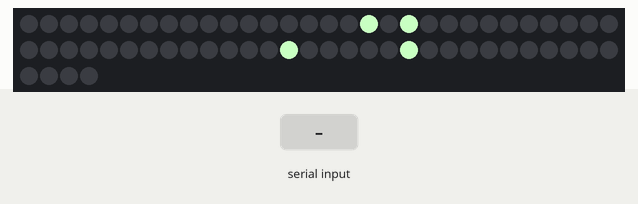
This sketch was run on a simulated Arduino Uno, built with avr-gcc and run on an emulated ATmega328P. Parts: 64 RGB LEDs in strip order, left to right, continuing on the next row. The inputs (shaded band) are chosen by the test bench. Random numbers use the default seed unless the sketch sets one; what the sketch prints to the serial monitor is not drawn.

Above: at 2.5 s.
2.6 s: "trapezium" received over Serial
22.2 s: "square" received over Serial
41.6 s: "rectangle" received over Serial
Timing chart, 0 to 44.6 s (numbered marks = the images above; inputs shaded):
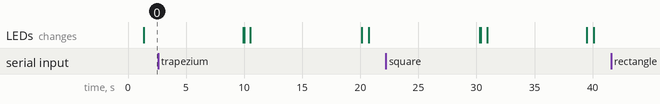

The sketch:

QuadProjNeoPixel.ino
```cpp
#include <Adafruit_NeoPixel.h>
#ifdef __AVR__
  #include <avr/power.h>
#endif

// Which pin on the Arduino is connected to the NeoPixels?
#define PIN            7

// How many NeoPixels are attached to the Arduino?
#define NUMPIXELS      64

Adafruit_NeoPixel pixels = Adafruit_NeoPixel(NUMPIXELS, PIN, NEO_GRB + NEO_KHZ800);

int delayVal = 500; // delay for half a second
int randNum;
String randQuad;
String userResponse;
String quads[] = {"trapezium", "square", "rectangle", "parallelogram", "rhombus", "trapezoid", "iso trapezoid", "kite", "not quad"}; //total size = 8( + 1 for not quad)

void setup() {

  pixels.begin(); // This initializes the NeoPixel library.
  reset();
  delay(1000);
  Serial.begin(9600);
  while (! Serial);
  Serial.println("Here are some instructions: type what shape ");
  Serial.println("Here are the options:");
  for(int i = 0; i < 9; i++){
    Serial.print(i);
    Serial.print(": ");
    Serial.println(quads[i]);
  }
  Serial.println("    ");

  //Sets a seed for randomness - gets a value from an empty analogue pin
  randomSeed(analogRead(A0));

}


void loop() {
  randNum = random(0, 9);
  //Serial.println(randNum);
  randQuad = quads[randNum];
  makeQuad(randQuad);
  //Serial.println(randQuad);

  Serial.println("What shape is this? You have 8 seconds.");
  delay(8000);

  if (Serial.available() > 0) {

    userResponse = "";
    userResponse = Serial.readString();
    userResponse.toLowerCase();
    Serial.println(userResponse);
    if(userResponse == randQuad){
      Serial.println("You're right!\n");
    }else{
      Serial.print("You're wrong! The quad is: ");
      Serial.println(randQuad);
      Serial.println("  ");
    }

  }else{
    Serial.println("You didn't write anything, silly!\n");
  }

  delay(delayVal);
  reset();
  delay(delayVal);


  /*
  for(int i=0;i<NUMPIXELS;i++){

    // pixels.Color takes RGB values, from 0,0,0 up to 255,255,255
    pixels.setPixelColor(i, pixels.Color(0,150,0)); // Moderately bright green color.
    pixels.show(); // This sends the updated pixel color to the hardware.
    delay(delayval); // Delay for a period of time (in milliseconds).

  }
  */
}
void turnOnFourLEDs(int a,int b,int c,int d){
  //Serial.println("These lights are on" + a + " " + b + " " + c + " " + d);
  int randRed = random(0, 255);
  int randGreen = random(0, 255);
  int randBlue = random(0, 255);

  pixels.setPixelColor(a, pixels.Color(randRed,randGreen,randBlue));
  pixels.show();
  pixels.setPixelColor(b, pixels.Color(randRed,randGreen,randBlue));
  pixels.show();
  pixels.setPixelColor(c, pixels.Color(randRed,randGreen,randBlue));
  pixels.show();
  pixels.setPixelColor(d, pixels.Color(randRed,randGreen,randBlue));
  pixels.show();
}

void makeQuad(String typeOfQuad){

  if(typeOfQuad == "trapezium"){
    turnOnFourLEDs(13, 24, 29, 50);
  }

  else if(typeOfQuad == "square"){
    turnOnFourLEDs(18, 20, 34, 36);

  }
  else if(typeOfQuad == "rectangle"){
    turnOnFourLEDs(18, 22, 34, 38);

  }
  else if(typeOfQuad == "parallelogram"){
    turnOnFourLEDs(19, 23, 34, 38);

  }
  else if(typeOfQuad == "rhombus"){
    turnOnFourLEDs(20, 35, 37, 52);

  }
  else if(typeOfQuad == "trapezoid"){
    turnOnFourLEDs(17, 19, 43, 49);

  }
  else if(typeOfQuad == "isosceles trapezoid"){
    turnOnFourLEDs(27, 29, 42, 46);

  }
  else if(typeOfQuad == "kite"){
    turnOnFourLEDs(12, 26, 30, 52);

  }
  else{ //not quad
    turnOnFourLEDs(20, 41, 44, 47);

  }

}


void testLEDS() {

  for(int i = 0;i<NUMPIXELS;i++){
    // pixels.Color takes RGB values, from 0,0,0 up to 255,255,255
    pixels.setPixelColor(i, pixels.Color(0,150,0)); // Moderately bright green color.
    pixels.show(); // This sends the updated pixel color to the hardware.
    //delay(delayVal); // Delay for a period of time (in milliseconds).
  }
}


void reset() {
  for(int i = 0; i<NUMPIXELS;i++){
    pixels.setPixelColor(i, pixels.Color(0,0,0)); // Moderately bright green color.
    pixels.show(); // This sends the updated pixel color to the hardware.
 }
}
```
